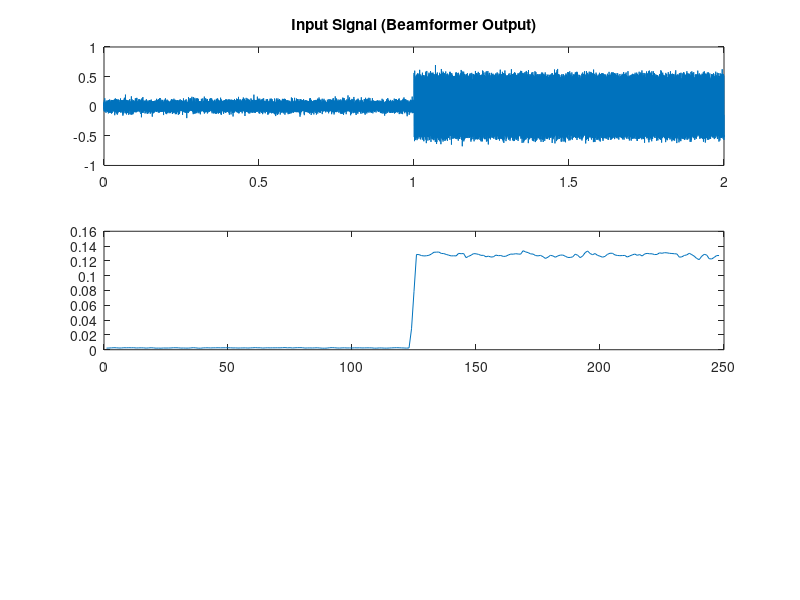

Reproduce this figure in MATLAB. (Note: this script raises an error after producing the figure.)
% ============================================================
% vad.m — Voice Activity Detection (Fixed for MVDR system)
% Compatible with: 16kHz, 128-sample frames
% ============================================================
clc; clear; close all;

fs        = 16000;   % Must match FPGA (16kHz)
frame_len = 320;     % 20ms frame for VAD (320 samples at 16kHz)
frame_shift = 128;   % Match FPGA hop size (was 160, now 128)

%% Generate test (replace with real beamformer output)
t = (0:fs*2-1)/fs;                          % 2 seconds
speech_seg = 0.5*sin(2*pi*1000*t);
noise_seg  = 0.05*randn(size(t));
% First 1s = noise only, second 1s = speech+noise
x = [noise_seg(1:fs), speech_seg(fs+1:end) + noise_seg(1:fs)];
x = x(:);

%% Frame blocking
num_frames = floor((length(x) - frame_len) / frame_shift) + 1;
energy = zeros(1, num_frames);
zcr    = zeros(1, num_frames);

for i = 1:num_frames
    idx   = (i-1)*frame_shift + 1;
    frame = x(idx : idx+frame_len-1);

    % Short-time energy (normalized)
    energy(i) = sum(frame.^2) / frame_len;

    % Zero crossing rate
    zcr(i) = sum(abs(diff(sign(frame)))) / (2*frame_len);
end

%% Thresholds (DO NOT CHANGE — matched to Verilog)
energy_th = 0.01;    % Q1.15 equivalent: 328 (was 0.1, lowered for 128-sample frames)
zcr_low   = 0.02;    % Q1.15: 655
zcr_high  = 0.20;    % Q1.15: 6554

%% VAD Decision
vad = (energy > energy_th) & (zcr > zcr_low) & (zcr < zcr_high);

%% Detection rate
speech_frames = round(fs / frame_shift);  % approx frames in speech region
detected = sum(vad(end-speech_frames:end));
fprintf('Speech frames detected: %d / %d\n', detected, speech_frames);

%% Plot
figure;
subplot(3,1,1); plot(t, x); title('Input Signal (Beamformer Output)');
subplot(3,1,2); plot(energy); yline(energy_th,'r--'); title('Energy + Threshold');
subplot(3,1,3); stairs(vad); ylim([-0.2 1.2]); title('VAD Output (1=Speech)');
xlabel('Frame Index');
